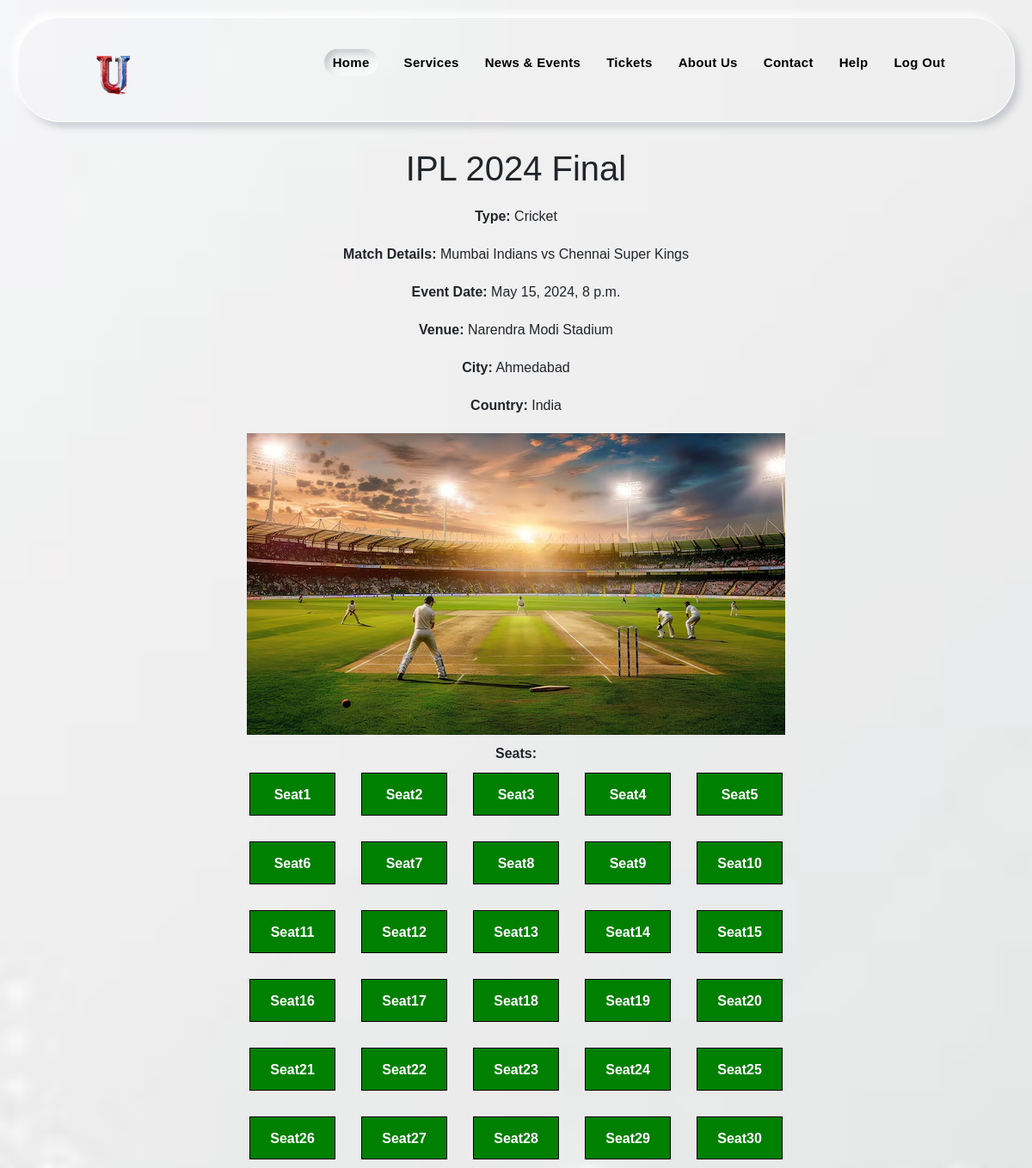
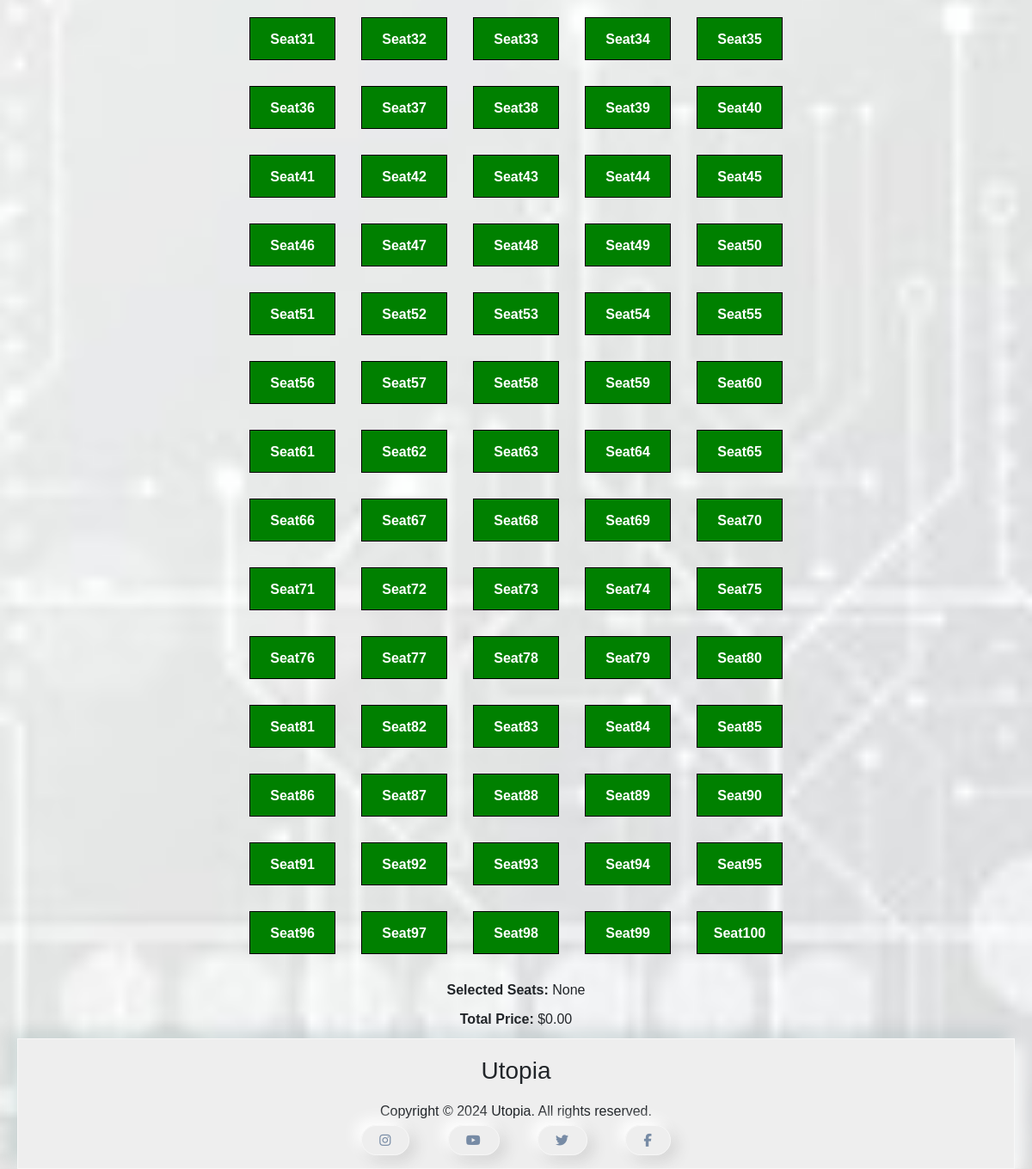
/event/3/ (signed in), run on the app's committed database (2 pictures, top to bottom).
### application/models.py (models this page shows, shortened)
class SportsEvent(models.Model):
    event_name = models.CharField(max_length=255)  # Event name, e.g., "World Cup Final"
    match_details = models.CharField(max_length=255, blank=True, null=True)  # Teams playing, e.g., "Bangladesh vs. India"
    sport_type = models.CharField(max_length=100)  # Type of sport, e.g., "Cricket"
    event_date = models.DateTimeField()  # Date and time of the event
    venue = models.CharField(max_length=255)  # Venue name
    city = models.CharField(max_length=100)  # City where the event is happening
    country = models.CharField(max_length=100)  # Country where the event is happening
    event_image = models.ImageField(upload_to='event_images/', blank=True, null=True)  # Optional event image
    seats = models.JSONField(default=dict)  # Dictionary to store seat details

### application/views.py (the view)
# urls.py: path('event/<int:event_id>/', views.event_details, name='event_details'),
@login_required
def event_details(request, event_id):
    event = get_object_or_404(SportsEvent, pk=event_id)
    return render(request, 'event_details.html', {'event': event})

### application/templates/event_details.html (shortened to what this page needs)
{% extends 'BasePage.html' %} {% block content %}
<div class="event-container">
  <h1>{{ event.event_name }}</h1>
  <p><strong>Type:</strong> {{ event.sport_type }}</p>
  <p><strong>Match Details:</strong> {{ event.match_details }}</p>
  <p><strong>Event Date:</strong> {{ event.event_date }}</p>
  <p><strong>Venue:</strong> {{ event.venue }}</p>
  <p><strong>City:</strong> {{ event.city }}</p>
  <p><strong>Country:</strong> {{ event.country }}</p>
  {% if event.event_image %}
  <img src="{{ event.event_image.url }}" alt="Event Image" />
  {% else %}
  <p>No event image available</p>
  {% endif %}
  <p><strong>Seats:</strong></p>
  <div id="seatsContainer">
    {% for seat, details in event.seats.items %}
    <div
      class="seat-box"
      id="seat-{{ seat }}"
      data-seat="{{ seat }}"
      data-price="{{ details.price }}"
      class="{% if details.available %}available{% else %}unavailable{% endif %}"
    >
      {{ seat }}
    </div>
    {% endfor %}
  </div>
  <div class="seats-info">
    <p><strong>Selected Seats:</strong> <span id="selectedSeats">None</span></p>
    <p><strong>Total Price:</strong> $<span id="totalPrice">0.00</span></p>
  </div>
</div>
{% endblock %}

### application/static/CSS/BasePage/BasePage.css (style rules this page uses)
* { margin: 0; padding: 0; font-family: sans-serif; }
body { padding: 20px; background-image: url("/static/MEDIA/IMAGE/Background.jpg"); background-size: cover ; background-repeat: no-repeat; background-attachment: fixed; background-position: bottom; margin: 0; margin-right: 0px; height: 100vh; overflow-y: auto; overflow-x: hidden; }

### application/templates/event_details.html (style rules this page uses)
.event-container { display: flex; flex-direction: column; align-items: center; justify-content: center; text-align: center; margin-top: 20px; }
h1, p { margin: 10px; }
#seatsContainer { display: grid; grid-template-columns: repeat(5, 1fr); gap: 30px; justify-content: center; }
.seat-box { width: 100px; height: 50px; border: 1px solid #000; text-align: center; line-height: 50px; cursor: pointer; font-weight: bold; background-color: green; color: white; }
.seats-info { margin-top: 20px; }
img { margin-top: 10px; max-width: 100%; height: auto; }

### data on the page
SportsEvent: event_name "IPL 2024 Final", sport_type "Cricket", match_details "Mumbai Indians vs Chennai Super Kings", event_date "May 15, 2024, 8 p.m.", venue "Narendra Modi Stadium", city "Ahmedabad", country "India", event_image (picture)

### other printed values
{{ seat }} "Seat1" "Seat2" "Seat3" "Seat4" "Seat5" "Seat6" "Seat7" "Seat8" "Seat9" "Seat10" "Seat11" "Seat12" "Seat13" "Seat14" "Seat15" "Seat16" "Seat17" "Seat18" "Seat19" "Seat20" "Seat21" "Seat22" "Seat23" "Seat24" "Seat25" "Seat26" "Seat27" "Seat28" "Seat29" "Seat30" "Seat31" "Seat32" "Seat33" "Seat34" "Seat35" "Seat36" "Seat37" "Seat38" "Seat39" "Seat40" "Seat41" "Seat42" "Seat43" "Seat44" "Seat45" "Seat46" "Seat47" "Seat48" "Seat49" "Seat50" "Seat51" "Seat52" "Seat53" "Seat54" "Seat55" "Seat56" "Seat57" "Seat58" "Seat59" "Seat60" "Seat61" "Seat62" "Seat63" "Seat64" "Seat65" "Seat66" "Seat67" "Seat68" "Seat69" "Seat70" "Seat71" "Seat72" "Seat73" "Seat74" "Seat75" "Seat76" "Seat77" "Seat78" "Seat79" "Seat80" "Seat81" "Seat82" "Seat83" "Seat84" "Seat85" "Seat86" "Seat87" "Seat88" "Seat89" "Seat90" "Seat91" "Seat92" "Seat93" "Seat94" "Seat95" "Seat96" "Seat97" "Seat98" "Seat99" "Seat100"
